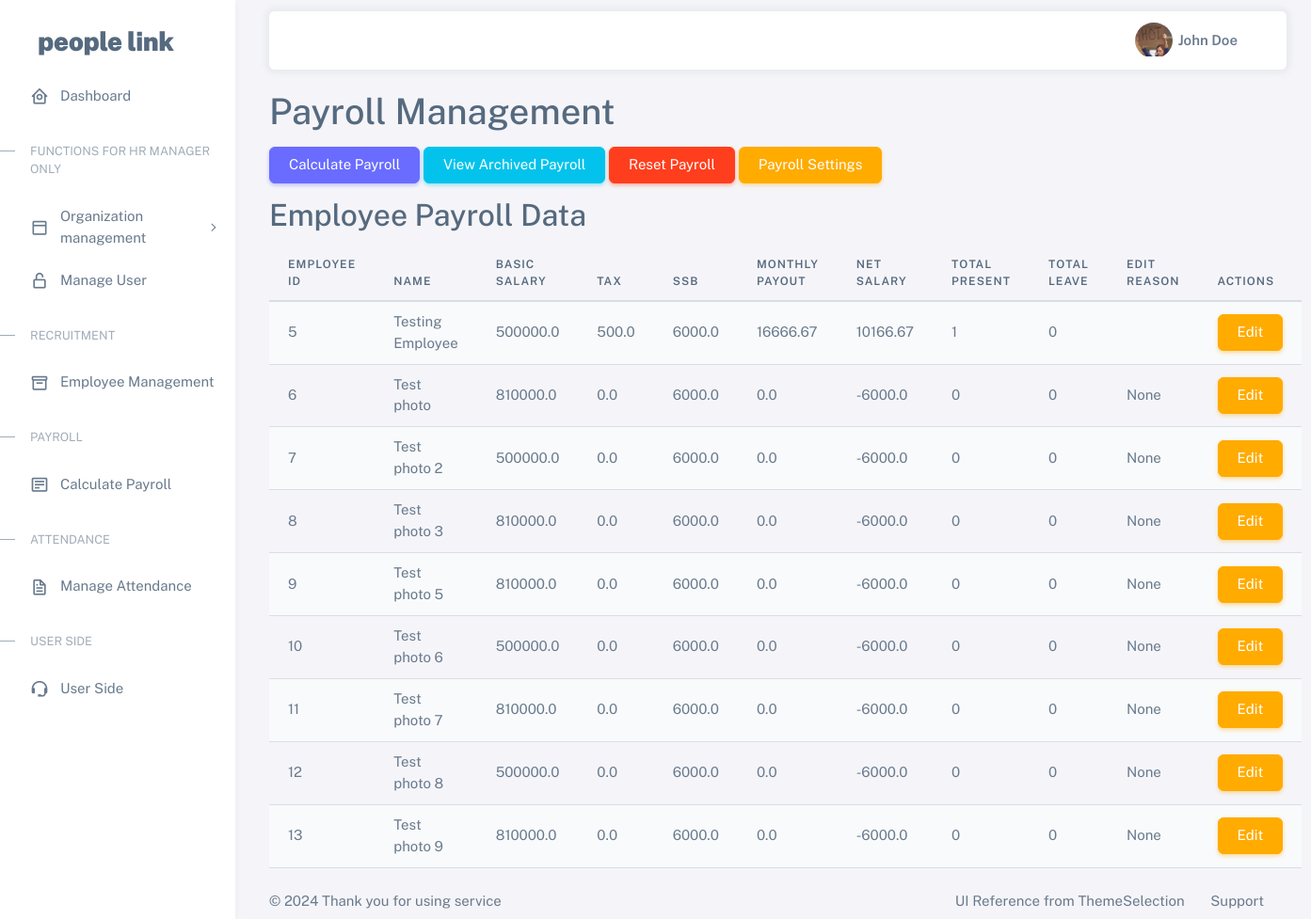
Page /payroll_landing (signed in) on the earlier database version.
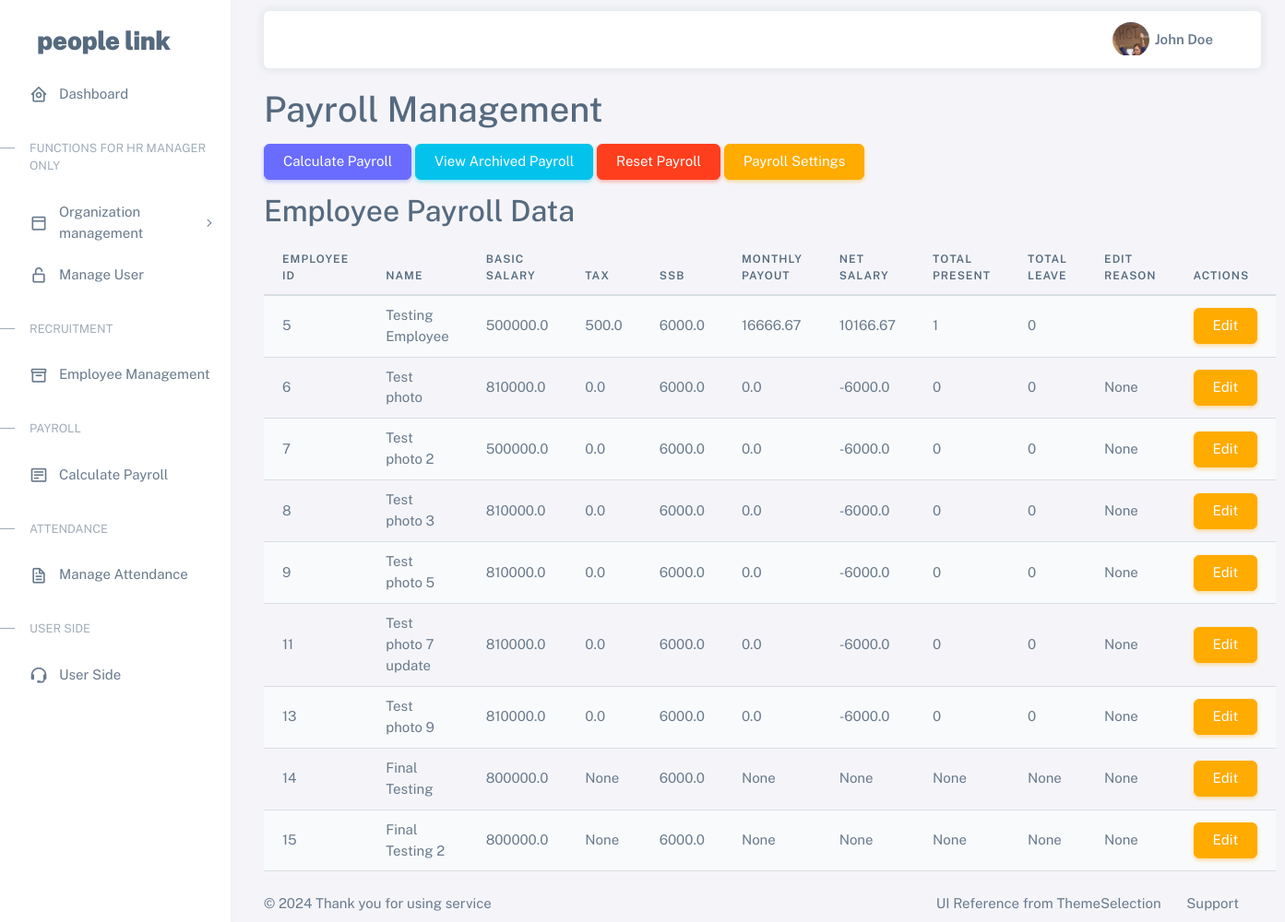
Same page on the later database version.
### tables this page shows
CREATE TABLE payroll (
        payroll_id INTEGER PRIMARY KEY AUTOINCREMENT,
        emp_id INTEGER NOT NULL,
        basic_salary REAL,
        tax REAL,
        ssb REAL DEFAULT 6000,
        total_present INTEGER,
        total_leave INTEGER,
        monthly_payout REAL,
        net_salary REAL,
        month TEXT NOT NULL,
        year TEXT NOT NULL, edit_reason TEXT,
        FOREIGN KEY (emp_id) REFERENCES employee (emp_id)
    );

CREATE TABLE employee (
    emp_id INTEGER PRIMARY KEY AUTOINCREMENT,
    emp_name TEXT NOT NULL,
    email TEXT NOT NULL UNIQUE,  -- Employee email
    phone_number TEXT NOT NULL,  -- Employee phone number
    photo BLOB,  -- Employee profile photo (can store as binary data)
    dept_id INTEGER NOT NULL,
    job_status TEXT NOT NULL,
    gender TEXT NOT NULL,
    termination_date DATE,
    employee_status TEXT NOT NULL,
    join_date DATE NOT NULL,
    pos_id INTEGER NOT NULL,
    is_dept_leader INTEGER DEFAULT 0, -- 0 = not leader, 1 = leader
    is_team_leader INTEGER DEFAULT 0, -- 0 = not team leader, 1 = team leader
    FOREIGN KEY (pos_id) REFERENCES position (pos_id),
    FOREIGN KEY (dept_id) REFERENCES department (dept_id)
);

### app.py (the view)
@app.route('/payroll_landing', methods=['GET'])
def payroll_landing():
    if 'role' not in session or session['role'] not in ['manager', 'payroll_admin', 'staff', 'recruit_admin']:
        return 'Access denied', 403
    conn = get_db()
    cursor = conn.cursor()
    if session['role'] in ['staff', 'recruit_admin']:
        emp_id = session.get('emp_id')  # Ensure emp_id is set in the session
        cursor.execute('''
            SELECT p.emp_id, e.emp_name AS name, p.basic_salary, p.tax, p.ssb, p.monthly_payout,
                   p.net_salary, p.total_present, p.total_leave, p.edit_reason
            FROM payroll p
            JOIN employee e ON p.emp_id = e.emp_id
            WHERE p.emp_id = ?
        ''', (emp_id,))
    else:
        cursor.execute('''
            SELECT e.emp_id, e.emp_name AS name, p.basic_salary, p.tax, p.ssb, p.monthly_payout,
                   p.net_salary, p.total_present, p.total_leave, p.edit_reason
            FROM payroll p
            JOIN employee e ON p.emp_id = e.emp_id
        ''')
    payroll_data = cursor.fetchall()
    conn.close()
    return render_template('payroll_landing.html', payroll_data=payroll_data)

### app.py (called while the page is built)
def get_db():
    conn = sqlite3.connect('hrm.db')
    conn.row_factory = sqlite3.Row
    return conn

### templates/payroll_landing.html (shortened to what this page needs)
{% extends "base.html" %}
{% block content %}
    <div class="container mt-4">
        <h1>Payroll Management</h1>
        <div class="mb-3">
            {% if session['role'] in ['manager', 'payroll_admin'] %}
                <form action="{{ url_for('calculate_payroll') }}" method="post" style="display:inline;">
                    <button type="submit" class="btn btn-primary">Calculate Payroll</button>
                </form>
                <a class="btn btn-info" href="{{ url_for('view_archived_payroll') }}">View Archived Payroll</a>
                <form action="{{ url_for('reset_payroll') }}" method="post" style="display:inline;">
                    <button type="submit" class="btn btn-danger">Reset Payroll</button>
                </form>
                {% if session['role'] == 'manager' %}
                    <a class="btn btn-warning" href="{{ url_for('payroll_settings') }}">Payroll Settings</a>
                {% endif %}
            {% elif session['role'] in ['staff', 'recruit_admin'] %}
                <a class="btn btn-secondary" href="{{ url_for('my_payroll') }}">View My Payroll</a>
            {% endif %}
        </div>
        {% if session['role'] in ['manager', 'payroll_admin'] %}
        <h2>Employee Payroll Data</h2>
        <table class="table table-striped">
            <thead>
                <tr>
                    <th>Employee ID</th>
                    <th>Name</th>
                    <th>Basic Salary</th>
                    <th>Tax</th>
                    <th>SSB</th>
                    <th>Monthly Payout</th>
                    <th>Net Salary</th>
                    <th>Total Present</th>
                    <th>Total Leave</th>
                    <th>Edit Reason</th>
                    {% if session['role'] in ['manager', 'payroll_admin'] %}
                    <th>Actions</th>
                    {% endif %}
                </tr>
            </thead>
            <tbody>
                {% for record in payroll_data %}
                <tr>
                    <td>{{ record.emp_id }}</td>
                    <td>{{ record.name }}</td>
                    <td>{{ record.basic_salary | default(0) }}</td>
                    <td>{{ record.tax | default(0) }}</td>
                    <td>{{ record.ssb | default(0) }}</td>
                    <td>{{ record.monthly_payout | default(0) }}</td>
                    <td>{{ record.net_salary | default(0) }}</td>
                    <td>{{ record.total_present }}</td>
                    <td>{{ record.total_leave }}</td>
                    <td>{{ record.edit_reason }}</td>
                    {% if session['role'] in ['manager', 'payroll_admin'] %}
                    <td>
                        <a href="{{ url_for('edit_payroll', emp_id=record.emp_id) }}" class="btn btn-warning">Edit</a>
                    </td>
                    {% endif %}
                </tr>
                {% endfor %}
                        </table>
        {% endif %}
    </div>
    {% endblock %}

Differences in the rows shown:
no longer on this page (row unchanged): payroll: emp_id "10", name "Test photo 6", basic_salary "500000.0", tax "0.0", ssb "6000.0", monthly_payout "0.0", net_salary "-6000.0", total_present "0", total_leave "0", edit_reason "None"
no longer on this page (row unchanged): payroll: emp_id "12", name "Test photo 8", basic_salary "500000.0", tax "0.0", ssb "6000.0", monthly_payout "0.0", net_salary "-6000.0", total_present "0", total_leave "0", edit_reason "None"
changed through a linked row, payroll: name "Test photo 7" → "Test photo 7 update"
added payroll: emp_id "14", name "Final Testing", basic_salary "800000.0", tax "None", ssb "6000.0", monthly_payout "None", net_salary "None", total_present "None", total_leave "None", edit_reason "None"
added payroll: emp_id "15", name "Final Testing 2", basic_salary "800000.0", tax "None", ssb "6000.0", monthly_payout "None", net_salary "None", total_present "None", total_leave "None", edit_reason "None"
